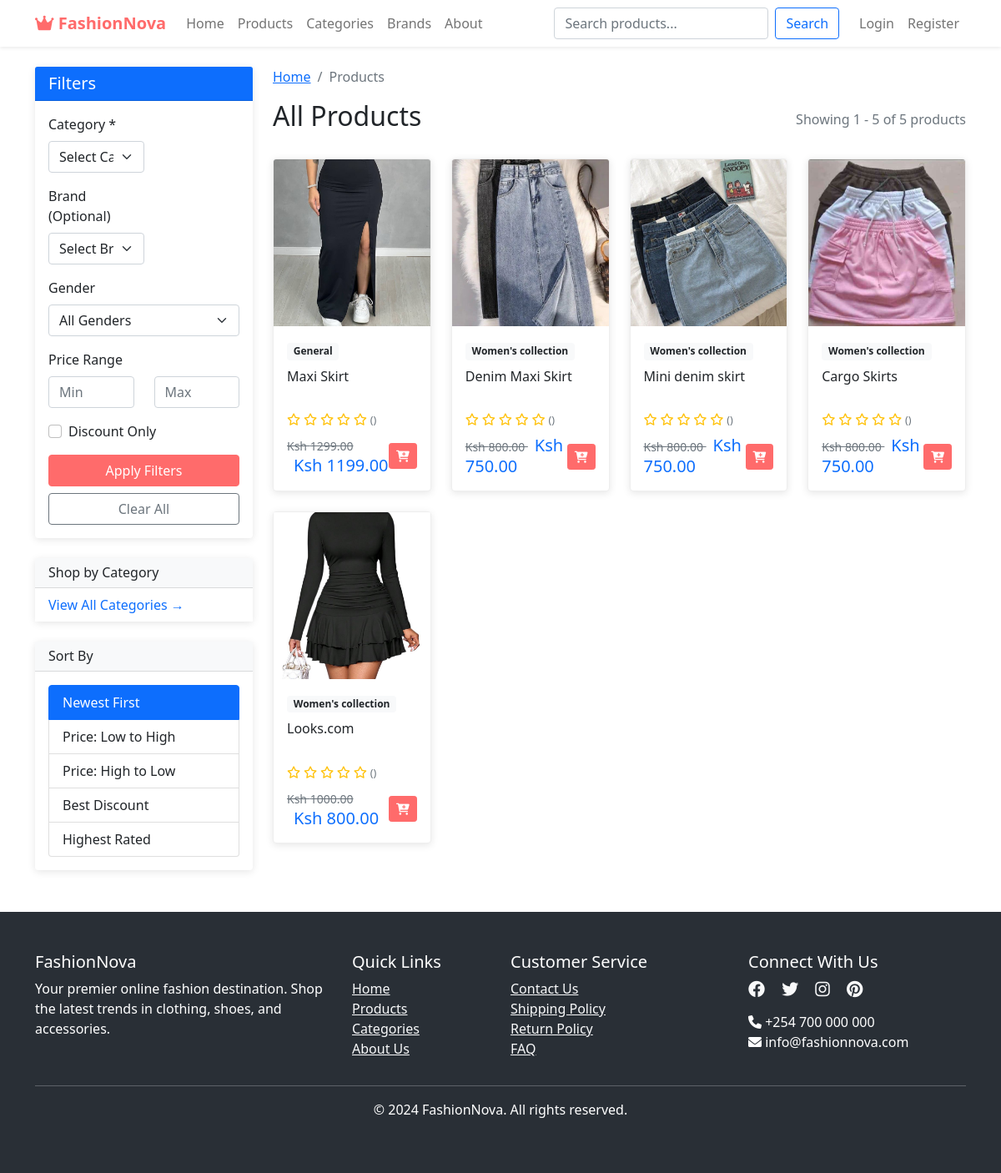
Screenshot of /products/ with the database file from the repository.
### fashionnova_app/models.py (models this page shows, shortened)
class Product(models.Model):
    GENDER_CHOICES = (
        ('M', 'Men'),
        ('F', 'Women'),
        ('U', 'Unisex'),
        ('K', 'Kids'),
    )
    seller = models.ForeignKey(SellerProfile, on_delete=models.CASCADE, related_name='products')
    name = models.CharField(max_length=200)
    slug = models.SlugField(unique=True)
    description = models.TextField()
    price = models.DecimalField(max_digits=10, decimal_places=2)
    discount_price = models.DecimalField(max_digits=10, decimal_places=2, null=True, blank=True)
    category = models.ForeignKey('Category', on_delete=models.SET_NULL, null=True, related_name='products')
    brand = models.ForeignKey('Brand', on_delete=models.SET_NULL, null=True, blank=True, related_name='products')
    gender = models.CharField(max_length=1, choices=GENDER_CHOICES, default='U')
    stock = models.IntegerField(default=0)
    image = models.ImageField(upload_to='products/', blank=True, null=True)
    created_at = models.DateTimeField(auto_now_add=True)
    updated_at = models.DateTimeField(auto_now=True)
    is_active = models.BooleanField(default=True)
    def get_discount_percentage(self):
        if self.discount_price and self.price > 0:
            return round(((self.price - self.discount_price) / self.price) * 100, 2)
        return 0

class Category(models.Model):
    GENDER_CHOICES = [
        ('U', 'Unisex'),
        ('M', 'Men'),
        ('F', 'Women'),
        ('K', 'Kids'),
    ]
    name = models.CharField(max_length=100, unique=True)
    slug = models.SlugField(max_length=100, unique=True, blank=True)
    description = models.TextField(blank=True)
    gender = models.CharField(max_length=1, choices=GENDER_CHOICES, default='U')
    image = models.ImageField(upload_to='categories/', blank=True, null=True)
    is_active = models.BooleanField(default=True)
    created_at = models.DateTimeField(auto_now_add=True)
    updated_at = models.DateTimeField(auto_now=True)
    class Meta:
        verbose_name_plural = "Categories"
        ordering = ['name']

### fashionnova_app/views.py (the view)
# urls.py: path('products/', views.products, name='products'),
def products(request):
    products_list = Product.objects.filter(is_active=True)
    form = ProductFilterForm(request.GET)
    if form.is_valid():
        category = form.cleaned_data.get('category')
        brand = form.cleaned_data.get('brand')
        gender = form.cleaned_data.get('gender')
        min_price = form.cleaned_data.get('min_price')
        max_price = form.cleaned_data.get('max_price')
        discount_only = form.cleaned_data.get('discount_only')
        if category:
            products_list = products_list.filter(category=category)
        if brand:
            products_list = products_list.filter(brand=brand)
        if gender:
            products_list = products_list.filter(gender=gender)
        if min_price:
            products_list = products_list.filter(price__gte=min_price)
        if max_price:
            products_list = products_list.filter(price__lte=max_price)
        if discount_only:
            products_list = products_list.filter(discount_price__isnull=False)
    sort = request.GET.get('sort', 'newest')
    if sort == 'price_low':
        products_list = products_list.order_by('price')
    elif sort == 'price_high':
        products_list = products_list.order_by('-price')
    elif sort == 'discount':
        products_list = products_list.filter(discount_price__isnull=False).order_by('-discount_price')
    else:  # newest
        products_list = products_list.order_by('-created_at')
    paginator = Paginator(products_list, 12)
    page = request.GET.get('page')
    products_page = paginator.get_page(page)
    context = {
        'products': products_page,
        'form': form,
        'sort': sort,
    }
    return render(request, 'products.html', context)

### fashionnova_app/forms.py
class ProductFilterForm(forms.Form):
    category = forms.ModelChoiceField(
        queryset=None,
        required=False,
        empty_label="All Categories"
    )
    brand = forms.ModelChoiceField(
        queryset=None,
        required=False,
        empty_label="All Brands"
    )
    gender = forms.ChoiceField(
        choices=[('', 'All Genders')] + list(Product.GENDER_CHOICES),
        required=False
    )
    min_price = forms.DecimalField(required=False, decimal_places=2)
    max_price = forms.DecimalField(required=False, decimal_places=2)
    discount_only = forms.BooleanField(required=False, label='Discount Only')
    def __init__(self, *args, **kwargs):
        super().__init__(*args, **kwargs)
        from .models import Category, Brand
        self.fields['category'].queryset = Category.objects.all()
        self.fields['brand'].queryset = Brand.objects.all()

### fashionnova_app/context_processors.py (called while the page is built, shortened)
def cart_count(request):
    return {'cart_count': 0, 'wishlist_count': 0}

### fashionnova_app/templates/products.html (shortened to what this page needs)
{% extends 'base.html' %}
{% load static %}
{% block content %}
<div class="row">
    <div class="col-md-3">
        <div class="card mb-4">
            <div class="card-header bg-primary text-white">
                <h5 class="mb-0">Filters</h5>
            </div>
            <div class="card-body">
                <form method="GET" id="filter-form">
                    <div class="col-md-6 mb-3">
    <label for="product-category" class="form-label">Category *</label>
    <select class="form-select" id="product-category" name="category" required>
        <option value="">Select Category</option>
    </select>
</div>
                    <div class="col-md-6 mb-3">
    <label for="product-brand" class="form-label">Brand (Optional)</label>
    <select class="form-select" id="product-brand" name="brand">
        <option value="">Select Brand</option>
    </select>
</div>
                    <div class="mb-3">
                        <label class="form-label">Gender</label>
                        <select name="gender" class="form-select">
                            <option value="">All Genders</option>
                        </select>
                    </div>
                    <div class="mb-3">
                        <label class="form-label">Price Range</label>
                        <div class="row">
                            <div class="col-6">
                                <input type="number" name="min_price" class="form-control"
                                       placeholder="Min" value="{{ request.GET.min_price }}">
                            </div>
                            <div class="col-6">
                                <input type="number" name="max_price" class="form-control"
                                       placeholder="Max" value="{{ request.GET.max_price }}">
                            </div>
                        </div>
                    </div>
                    <div class="mb-3 form-check">
                        <input type="checkbox" name="discount_only" id="discount_only"
                               class="form-check-input" {% if request.GET.discount_only %}checked{% endif %}>
                        <label class="form-check-label" for="discount_only">Discount Only</label>
                    </div>
                    <button type="submit" class="btn btn-primary w-100">Apply Filters</button>
                    <a href="{% url 'products' %}" class="btn btn-outline-secondary w-100 mt-2">Clear All</a>
                </form>
            </div>
        </div>
        <div class="card mb-4">
            <div class="card-header bg-light">
                <h6 class="mb-0">Shop by Category</h6>
            </div>
            <div class="card-body p-0">
                <div class="list-group list-group-flush">
                    <a href="{% url 'categories' %}" class="list-group-item list-group-item-action text-primary">
                        View All Categories →
                    </a>
                </div>
            </div>
        </div>
        <div class="card">
            <div class="card-header bg-light">
                <h6 class="mb-0">Sort By</h6>
            </div>
            <div class="card-body">
                <div class="list-group">
                    <a href="?sort=newest{% for key, value in request.GET.items %}{% if key != 'sort' %}&{{ key }}={{ value }}{% endif %}{% endfor %}"
                       class="list-group-item list-group-item-action {% if sort == 'newest' %}active{% endif %}">
                        Newest First
                    </a>
                    <a href="?sort=price_low{% for key, value in request.GET.items %}{% if key != 'sort' %}&{{ key }}={{ value }}{% endif %}{% endfor %}"
                       class="list-group-item list-group-item-action {% if sort == 'price_low' %}active{% endif %}">
                        Price: Low to High
                    </a>
                    <a href="?sort=price_high{% for key, value in request.GET.items %}{% if key != 'sort' %}&{{ key }}={{ value }}{% endif %}{% endfor %}"
                       class="list-group-item list-group-item-action {% if sort == 'price_high' %}active{% endif %}">
                        Price: High to Low
                    </a>
                    <a href="?sort=discount{% for key, value in request.GET.items %}{% if key != 'sort' %}&{{ key }}={{ value }}{% endif %}{% endfor %}"
                       class="list-group-item list-group-item-action {% if sort == 'discount' %}active{% endif %}">
                        Best Discount
                    </a>
                    <a href="?sort=rating{% for key, value in request.GET.items %}{% if key != 'sort' %}&{{ key }}={{ value }}{% endif %}{% endfor %}"
                       class="list-group-item list-group-item-action {% if sort == 'rating' %}active{% endif %}">
                        Highest Rated
                    </a>
                </div>
            </div>
        </div>
    </div>
    <div class="col-md-9">
        <nav aria-label="breadcrumb" class="mb-3">
            <ol class="breadcrumb">
                <li class="breadcrumb-item"><a href="{% url 'home' %}">Home</a></li>
                <li class="breadcrumb-item active">Products</li>
            </ol>
        </nav>
        <div class="d-flex justify-content-between align-items-center mb-4">
            <h2>
                {% if selected_category %}
                    {{ selected_category.name }}
                {% else %}
                    All Products
                {% endif %}
            </h2>
            <div class="text-muted">
                Showing {{ products.start_index }} - {{ products.end_index }} of {{ products.paginator.count }} products
            </div>
        </div>
        <div class="row">
            {% for product in products %}
            <div class="col-md-4 col-lg-3 mb-4">
                <div class="card h-100 product-card">
                    {% if product.discount_price %}
                    <span class="position-absolute top-0 end-0 badge bg-danger m-2">
                    </span>
                    {% endif %}
                    <a href="{% url 'product_detail' product.slug %}">
                        <div class="product-image-container">
                            {% if product.image %}
                                <img src="{{ product.image.url }}"
                                     class="card-img-top product-image"
                                     alt="{{ product.name}}"
                                     onerror="this.onerror=null; this.src='{% static 'images/products/default-product.jpg' %}'">
                            {% else %}
                                <img src="{% static 'fashionnova_app/images/momj.jpeg' %}"
                                     class="card-img-top product-image"
                                     alt="{{ product.name }}">
                            {% endif %}
                        </div>
                    </a>
                    <div class="card-body">
                        <div class="mb-2">
                            <a href="{% url 'products' %}?category={{ product.category.id }}"
                               class="badge bg-light text-dark text-decoration-none">
                                {{ product.category.name }}
                            </a>
                        </div>
                        <h6 class="card-title">
                            <a href="{% url 'product_detail' product.slug %}"
                               class="text-decoration-none text-dark product-title">
                                {{ product.name|truncatechars:40 }}
                            </a>
                        </h6>
                        <div class="mb-2">
                            <div class="rating">
                                {% for i in "12345" %}
                                    {% if forloop.counter <= product.average_rating %}
                                        <i class="fas fa-star text-warning"></i>
                                    {% elif forloop.counter <= product.average_rating|add:"0.5" %}
                                        <i class="fas fa-star-half-alt text-warning"></i>
                                    {% else %}
                                        <i class="far fa-star text-warning"></i>
                                    {% endif %}
                                {% endfor %}
                                <small class="text-muted">({{ product.review_count }})</small>
                            </div>
                        </div>
                        <div class="d-flex justify-content-between align-items-center">
                            <div>
                                {% if product.discount_price %}
                                <div>
                                    <span class="text-decoration-line-through text-muted small">
                                        Ksh {{ product.price }}
                                    </span>
                                    <span class="h5 text-primary ms-2">
                                        Ksh {{ product.discount_price }}
                                    </span>
                                </div>
                                {% else %}
                                <span class="h5 text-primary">Ksh {{ product.price }}</span>
                                {% endif %}
                            </div>
                            <div class="btn-group" role="group">
                                <a href="{% url 'add_to_cart' product.id %}"
                                   class="btn btn-sm btn-primary"
                                   title="Add to Cart">
                                    <i class="fas fa-cart-plus"></i>
                                </a>
                            </div>
                        </div>
                    </div>
                </div>
            </div>
            {% endfor %}
        </div>
    </div>
</div>
{% endblock %}

### fashionnova_app/templates/base.html (style rules this page uses)
:root { --primary-color: #ff6b6b; --secondary-color: #4ecdc4; --dark-color: #292f36; --light-color: #f7fff7; }
body { font-family: 'Segoe UI', Tahoma, Geneva, Verdana, sans-serif; padding-top: 56px; }
.btn-primary { background-color: var(--primary-color); border-color: var(--primary-color); }
.card { transition: transform 0.3s; border: none; box-shadow: 0 2px 10px rgba(0,0,0,0.1); }
.product-image { height: 200px; object-fit: cover; }

### fashionnova_app/templates/products.html (style rules this page uses)
.product-card { transition: transform 0.3s ease, box-shadow 0.3s ease; border: 1px solid #eee; }
.product-image-container { position: relative; overflow: hidden; height: 200px; background: #f8f9fa; }
.product-image { width: 100%; height: 100%; object-fit: cover; transition: transform 0.5s ease; }
.product-title { display: -webkit-box; -webkit-line-clamp: 2; -webkit-box-orient: vertical; overflow: hidden; height: 2.8em; line-height: 1.4em; }
.rating { font-size: 0.9rem; }

### rows the page displays
Product: image (picture), category.name "General", name "Maxi Skirt", price "1299.00", discount_price "1199.00"
Product: image (picture), category.name "Women's collection", name "Denim Maxi Skirt", price "800.00", discount_price "750.00"
Product: image (picture), category.name "Women's collection", name "Mini denim skirt", price "800.00", discount_price "750.00"
Product: image (picture), category.name "Women's collection", name "Cargo Skirts", price "800.00", discount_price "750.00"
Product: image (picture), category.name "Women's collection", name "Looks.com", price "1000.00", discount_price "800.00"

### other values shown
{{ products.start_index }} "1"
{{ products.end_index }} "5"
{{ products.paginator.count }} "5"
